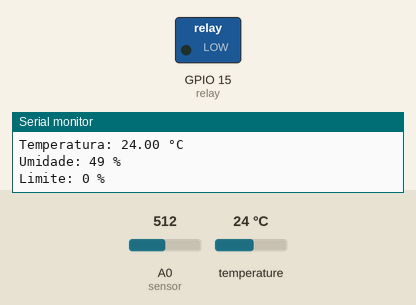
Recording of a sketch running on a simulated ESP8266 (NodeMCU). Parts: switched loads named in the sketch (green lamp = pin HIGH), the last lines printed to the serial monitor. The test bench sets the inputs (shaded band); at power-on: A0 (sensor) = 512, temperature 24 °C. WiFi joins after 1.5 s; servers stay silent unless stated.

Above: at 3.0 s.
3.1 s: A0 (sensor) set to 993
6.0 s: A0 (sensor) set to 1018
At 9.2 s:
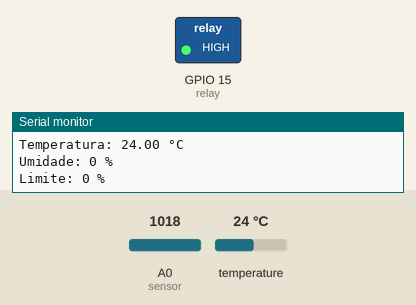
Timing chart, 0 to 39.5 s (numbered marks = the images above; inputs shaded):
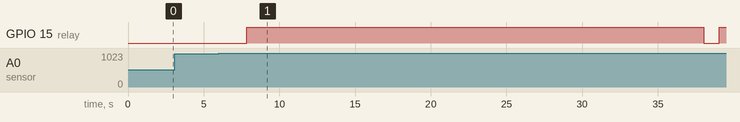

Measured:
- the behaviour switches between 1008 and 1009 on A0 (sensor) (found by bisection; images 0 and 1)
- after the input at 6.0 s, GPIO 15 (relay): LOW → HIGH after 1.8 s, → LOW 30.2 s later, → HIGH 1.0 s later

The sketch:

irrigador.ino
```cpp
#define BLYNK_TEMPLATE_ID "id"        //ID do projeto
#define BLYNK_TEMPLATE_NAME = "nome"  //Nome do projeto
#define BLYNK_PRINT Serial

#include <ESP8266WiFi.h>        //Biblioteca para uso do esp8266
#include <BlynkSimpleEsp8266.h> //Biblioteca para uso do esp8266 no blynk
#include <Wire.h>
#include <Adafruit_Sensor.h>
#include <Adafruit_BMP085.h>    //biblioteca para uso do bmp180

char auth[] = "token";  //Auth token do projeto
char ssid[] = "wifi";   //Nome do wifi
char pass[] = "senha";  //Senha do wifi

#define sensor A0   //Define pino A0 para sensor de umidade
#define relay 15    //Define pino 15 para relé

Adafruit_BMP085 bmp; //define bmp como um objeto adafruit_bmp085

int value;        //valor de leitura do sensor
int dry = 1024;   //valor do sensor com terra seca
int wet = 0;      //valor do sensor com terra molhada

bool relayActive = false;

int ref = 0;            //valor de referência do sensor
int relayStartTime = 0; //tempo de inicio do relé
const int relayDuration = 30000;  //duração do relé em milissegundos(30 segundos)

BLYNK_WRITE(V9)
{
  ref = param.asInt();  //atualiza o valor de ref com o valor do slider
}

void setup()
{
  Serial.begin(115200);           //inicializa cominição serial
  Blynk.begin(auth, ssid, pass);  //inicializa Blynk
  bmp.begin();
  pinMode(sensor, INPUT);   //define sensor como entrada
  pinMode(relay, OUTPUT);   //define relé como saida
}

void loop()
{
  Blynk.run();  //chama a função Blynk.run()

  if(!bmp.begin())
  {
    Serial.println("Não foi possivel encontrar o sensor BMP180.");
    while (1);
  }

  float temp = bmp.readTemperature();   //lê o sensor de temperatura
  value = analogRead(sensor);           //lê o sensor de umidade
  value = map(value, dry, wet, 0, 100); //transforma em porcentagem

  Blynk.virtualWrite(V6, temp);   //envia valor da temperatura para o Blynk
  Blynk.virtualWrite(V7, value);  //envia valor da umidade para o Blynk

  Serial.print("Temperatura: ");
  Serial.print(temp);
  Serial.println(" °C");

  Serial.print("Umidade: ");
  Serial.print(value);
  Serial.println(" %");

  Serial.print("Limite: ");
  Serial.print(ref);
  Serial.println(" %");
  delay(1000);

  if(!relayActive && value <= ref)  //liga relé se relayActive for falso e valor <= ref
  {
    Serial.println("Ligando relé.");
    digitalWrite(relay, HIGH);
    relayActive = true;
    relayStartTime = millis();
  }
  else if(relayActive && (millis() - relayStartTime >= relayDuration)) //desliga relé se relayActive for verdadeiro e valor > ref
  {
    Serial.println("Desligando relé.");
    digitalWrite(relay, LOW);
    relayActive = false;
  }
}
```
